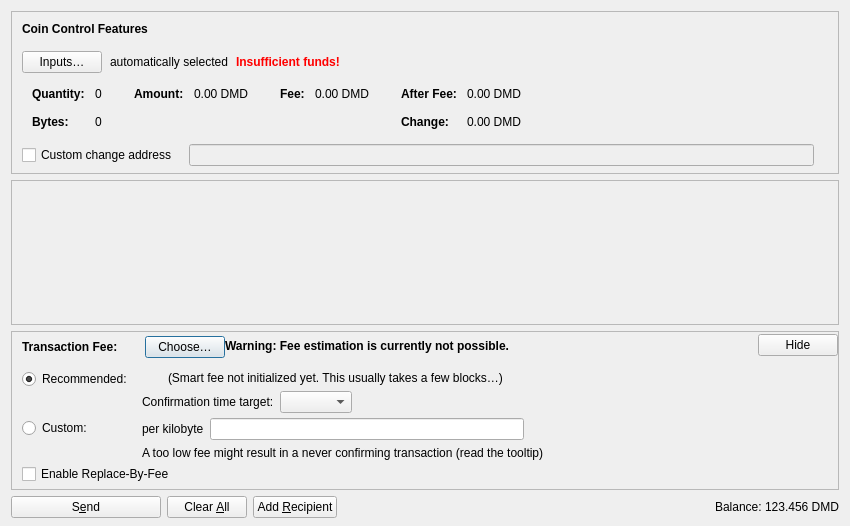
<?xml version="1.0" encoding="UTF-8"?>
<ui version="4.0">
 <class>SendCoinsDialog</class>
 <widget class="QDialog" name="SendCoinsDialog">
  <property name="geometry">
   <rect>
    <x>0</x>
    <y>0</y>
    <width>850</width>
    <height>526</height>
   </rect>
  </property>
  <property name="windowTitle">
   <string>Send Coins</string>
  </property>
  <layout class="QVBoxLayout" name="verticalLayout" stretch="0,1,0,0">
   <property name="bottomMargin">
    <number>8</number>
   </property>
   <item>
    <widget class="QFrame" name="frameCoinControl">
     <property name="sizePolicy">
      <sizepolicy hsizetype="Expanding" vsizetype="Expanding">
       <horstretch>0</horstretch>
       <verstretch>0</verstretch>
      </sizepolicy>
     </property>
     <property name="maximumSize">
      <size>
       <width>16777215</width>
       <height>16777215</height>
      </size>
     </property>
     <property name="frameShape">
      <enum>QFrame::StyledPanel</enum>
     </property>
     <property name="frameShadow">
      <enum>QFrame::Sunken</enum>
     </property>
     <layout class="QVBoxLayout" name="verticalLayoutCoinControl2">
      <property name="spacing">
       <number>0</number>
      </property>
      <property name="leftMargin">
       <number>0</number>
      </property>
      <property name="topMargin">
       <number>0</number>
      </property>
      <property name="rightMargin">
       <number>0</number>
      </property>
      <property name="bottomMargin">
       <number>6</number>
      </property>
      <item>
       <layout class="QVBoxLayout" name="verticalLayoutCoinControl" stretch="0,0,0,0,1">
        <property name="spacing">
         <number>0</number>
        </property>
        <property name="leftMargin">
         <number>10</number>
        </property>
        <property name="topMargin">
         <number>10</number>
        </property>
        <item>
         <layout class="QHBoxLayout" name="horizontalLayoutCoinControl1">
          <property name="bottomMargin">
           <number>15</number>
          </property>
          <item>
           <widget class="QLabel" name="labelCoinControlFeatures">
            <property name="sizePolicy">
             <sizepolicy hsizetype="Preferred" vsizetype="Maximum">
              <horstretch>0</horstretch>
              <verstretch>0</verstretch>
             </sizepolicy>
            </property>
            <property name="font">
             <font>
              <weight>75</weight>
              <bold>true</bold>
             </font>
            </property>
            <property name="styleSheet">
             <string notr="true">font-weight:bold;</string>
            </property>
            <property name="text">
             <string>Coin Control Features</string>
            </property>
           </widget>
          </item>
         </layout>
        </item>
        <item>
         <layout class="QHBoxLayout" name="horizontalLayoutCoinControl2" stretch="0,0,0,0">
          <property name="spacing">
           <number>8</number>
          </property>
          <property name="bottomMargin">
           <number>10</number>
          </property>
          <item>
           <widget class="QPushButton" name="pushButtonCoinControl">
            <property name="styleSheet">
             <string notr="true"/>
            </property>
            <property name="text">
             <string>Inputs…</string>
            </property>
            <property name="autoDefault">
             <bool>false</bool>
            </property>
           </widget>
          </item>
          <item>
           <widget class="QLabel" name="labelCoinControlAutomaticallySelected">
            <property name="text">
             <string>automatically selected</string>
            </property>
            <property name="margin">
             <number>5</number>
            </property>
           </widget>
          </item>
          <item>
           <widget class="QLabel" name="labelCoinControlInsuffFunds">
            <property name="font">
             <font>
              <weight>75</weight>
              <bold>true</bold>
             </font>
            </property>
            <property name="styleSheet">
             <string notr="true">color:red;font-weight:bold;</string>
            </property>
            <property name="text">
             <string>Insufficient funds!</string>
            </property>
            <property name="margin">
             <number>5</number>
            </property>
           </widget>
          </item>
          <item>
           <spacer name="horizontalSpacerCoinControl">
            <property name="orientation">
             <enum>Qt::Horizontal</enum>
            </property>
            <property name="sizeHint" stdset="0">
             <size>
              <width>40</width>
              <height>1</height>
             </size>
            </property>
           </spacer>
          </item>
         </layout>
        </item>
        <item>
         <widget class="QWidget" name="widgetCoinControl" native="true">
          <property name="sizePolicy">
           <sizepolicy hsizetype="Preferred" vsizetype="Preferred">
            <horstretch>0</horstretch>
            <verstretch>0</verstretch>
           </sizepolicy>
          </property>
          <property name="minimumSize">
           <size>
            <width>0</width>
            <height>0</height>
           </size>
          </property>
          <property name="styleSheet">
           <string notr="true"/>
          </property>
          <layout class="QHBoxLayout" name="horizontalLayoutCoinControl5">
           <property name="leftMargin">
            <number>0</number>
           </property>
           <property name="topMargin">
            <number>0</number>
           </property>
           <property name="rightMargin">
            <number>0</number>
           </property>
           <property name="bottomMargin">
            <number>0</number>
           </property>
           <item>
            <layout class="QHBoxLayout" name="horizontalLayoutCoinControl3" stretch="0,0,0,1">
             <property name="spacing">
              <number>20</number>
             </property>
             <property name="topMargin">
              <number>0</number>
             </property>
             <property name="bottomMargin">
              <number>10</number>
             </property>
             <item>
              <layout class="QFormLayout" name="formLayoutCoinControl1">
               <property name="labelAlignment">
                <set>Qt::AlignLeft|Qt::AlignVCenter</set>
               </property>
               <property name="horizontalSpacing">
                <number>10</number>
               </property>
               <property name="verticalSpacing">
                <number>14</number>
               </property>
               <property name="leftMargin">
                <number>10</number>
               </property>
               <property name="topMargin">
                <number>4</number>
               </property>
               <property name="rightMargin">
                <number>6</number>
               </property>
               <item row="0" column="0">
                <widget class="QLabel" name="labelCoinControlQuantityText">
                 <property name="font">
                  <font>
                   <weight>75</weight>
                   <bold>true</bold>
                  </font>
                 </property>
                 <property name="text">
                  <string>Quantity:</string>
                 </property>
                 <property name="margin">
                  <number>0</number>
                 </property>
                </widget>
               </item>
               <item row="0" column="1">
                <widget class="QLabel" name="labelCoinControlQuantity">
                 <property name="cursor">
                  <cursorShape>IBeamCursor</cursorShape>
                 </property>
                 <property name="contextMenuPolicy">
                  <enum>Qt::ActionsContextMenu</enum>
                 </property>
                 <property name="text">
                  <string notr="true">0</string>
                 </property>
                 <property name="margin">
                  <number>0</number>
                 </property>
                 <property name="textInteractionFlags">
                  <set>Qt::LinksAccessibleByMouse|Qt::TextSelectableByKeyboard|Qt::TextSelectableByMouse</set>
                 </property>
                </widget>
               </item>
               <item row="1" column="0">
                <widget class="QLabel" name="labelCoinControlBytesText">
                 <property name="font">
                  <font>
                   <weight>75</weight>
                   <bold>true</bold>
                  </font>
                 </property>
                 <property name="text">
                  <string>Bytes:</string>
                 </property>
                </widget>
               </item>
               <item row="1" column="1">
                <widget class="QLabel" name="labelCoinControlBytes">
                 <property name="cursor">
                  <cursorShape>IBeamCursor</cursorShape>
                 </property>
                 <property name="contextMenuPolicy">
                  <enum>Qt::ActionsContextMenu</enum>
                 </property>
                 <property name="text">
                  <string notr="true">0</string>
                 </property>
                 <property name="textInteractionFlags">
                  <set>Qt::LinksAccessibleByMouse|Qt::TextSelectableByKeyboard|Qt::TextSelectableByMouse</set>
                 </property>
                </widget>
               </item>
              </layout>
             </item>
             <item>
              <layout class="QFormLayout" name="formLayoutCoinControl2">
               <property name="horizontalSpacing">
                <number>10</number>
               </property>
               <property name="verticalSpacing">
                <number>14</number>
               </property>
               <property name="leftMargin">
                <number>6</number>
               </property>
               <property name="topMargin">
                <number>4</number>
               </property>
               <property name="rightMargin">
                <number>6</number>
               </property>
               <item row="0" column="0">
                <widget class="QLabel" name="labelCoinControlAmountText">
                 <property name="font">
                  <font>
                   <weight>75</weight>
                   <bold>true</bold>
                  </font>
                 </property>
                 <property name="text">
                  <string>Amount:</string>
                 </property>
                 <property name="margin">
                  <number>0</number>
                 </property>
                </widget>
               </item>
               <item row="0" column="1">
                <widget class="QLabel" name="labelCoinControlAmount">
                 <property name="cursor">
                  <cursorShape>IBeamCursor</cursorShape>
                 </property>
                 <property name="contextMenuPolicy">
                  <enum>Qt::ActionsContextMenu</enum>
                 </property>
                 <property name="text">
                  <string notr="true">0.00 DMD</string>
                 </property>
                 <property name="textInteractionFlags">
                  <set>Qt::LinksAccessibleByMouse|Qt::TextSelectableByKeyboard|Qt::TextSelectableByMouse</set>
                 </property>
                </widget>
               </item>
              </layout>
             </item>
             <item>
              <layout class="QFormLayout" name="formLayoutCoinControl3">
               <property name="horizontalSpacing">
                <number>10</number>
               </property>
               <property name="verticalSpacing">
                <number>14</number>
               </property>
               <property name="leftMargin">
                <number>6</number>
               </property>
               <property name="topMargin">
                <number>4</number>
               </property>
               <property name="rightMargin">
                <number>6</number>
               </property>
               <item row="0" column="0">
                <widget class="QLabel" name="labelCoinControlFeeText">
                 <property name="font">
                  <font>
                   <weight>75</weight>
                   <bold>true</bold>
                  </font>
                 </property>
                 <property name="text">
                  <string>Fee:</string>
                 </property>
                 <property name="margin">
                  <number>0</number>
                 </property>
                </widget>
               </item>
               <item row="0" column="1">
                <widget class="QLabel" name="labelCoinControlFee">
                 <property name="cursor">
                  <cursorShape>IBeamCursor</cursorShape>
                 </property>
                 <property name="contextMenuPolicy">
                  <enum>Qt::ActionsContextMenu</enum>
                 </property>
                 <property name="text">
                  <string notr="true">0.00 DMD</string>
                 </property>
                 <property name="textInteractionFlags">
                  <set>Qt::LinksAccessibleByMouse|Qt::TextSelectableByKeyboard|Qt::TextSelectableByMouse</set>
                 </property>
                </widget>
               </item>
              </layout>
             </item>
             <item>
              <layout class="QFormLayout" name="formLayoutCoinControl4">
               <property name="labelAlignment">
                <set>Qt::AlignLeft|Qt::AlignVCenter</set>
               </property>
               <property name="horizontalSpacing">
                <number>10</number>
               </property>
               <property name="verticalSpacing">
                <number>14</number>
               </property>
               <property name="leftMargin">
                <number>6</number>
               </property>
               <property name="topMargin">
                <number>4</number>
               </property>
               <property name="rightMargin">
                <number>6</number>
               </property>
               <item row="0" column="0">
                <widget class="QLabel" name="labelCoinControlAfterFeeText">
                 <property name="font">
                  <font>
                   <weight>75</weight>
                   <bold>true</bold>
                  </font>
                 </property>
                 <property name="text">
                  <string>After Fee:</string>
                 </property>
                 <property name="margin">
                  <number>0</number>
                 </property>
                </widget>
               </item>
               <item row="0" column="1">
                <widget class="QLabel" name="labelCoinControlAfterFee">
                 <property name="cursor">
                  <cursorShape>IBeamCursor</cursorShape>
                 </property>
                 <property name="contextMenuPolicy">
                  <enum>Qt::ActionsContextMenu</enum>
                 </property>
                 <property name="text">
                  <string notr="true">0.00 DMD</string>
                 </property>
                 <property name="textInteractionFlags">
                  <set>Qt::LinksAccessibleByMouse|Qt::TextSelectableByKeyboard|Qt::TextSelectableByMouse</set>
                 </property>
                </widget>
               </item>
               <item row="1" column="0">
                <widget class="QLabel" name="labelCoinControlChangeText">
                 <property name="font">
                  <font>
                   <weight>75</weight>
                   <bold>true</bold>
                  </font>
                 </property>
                 <property name="text">
                  <string>Change:</string>
                 </property>
                </widget>
               </item>
               <item row="1" column="1">
                <widget class="QLabel" name="labelCoinControlChange">
                 <property name="cursor">
                  <cursorShape>IBeamCursor</cursorShape>
                 </property>
                 <property name="contextMenuPolicy">
                  <enum>Qt::ActionsContextMenu</enum>
                 </property>
                 <property name="text">
                  <string notr="true">0.00 DMD</string>
                 </property>
                 <property name="textInteractionFlags">
                  <set>Qt::LinksAccessibleByMouse|Qt::TextSelectableByKeyboard|Qt::TextSelectableByMouse</set>
                 </property>
                </widget>
               </item>
              </layout>
             </item>
            </layout>
           </item>
          </layout>
         </widget>
        </item>
        <item>
         <layout class="QHBoxLayout" name="horizontalLayoutCoinControl4" stretch="0,0,0">
          <property name="spacing">
           <number>12</number>
          </property>
          <property name="sizeConstraint">
           <enum>QLayout::SetDefaultConstraint</enum>
          </property>
          <property name="topMargin">
           <number>5</number>
          </property>
          <property name="rightMargin">
           <number>5</number>
          </property>
          <item>
           <widget class="QCheckBox" name="checkBoxCoinControlChange">
            <property name="toolTip">
             <string>If this is activated, but the change address is empty or invalid, change will be sent to a newly generated address.</string>
            </property>
            <property name="text">
             <string>Custom change address</string>
            </property>
           </widget>
          </item>
          <item>
           <widget class="QValidatedLineEdit" name="lineEditCoinControlChange">
            <property name="enabled">
             <bool>false</bool>
            </property>
            <property name="sizePolicy">
             <sizepolicy hsizetype="Expanding" vsizetype="Fixed">
              <horstretch>0</horstretch>
              <verstretch>0</verstretch>
             </sizepolicy>
            </property>
           </widget>
          </item>
          <item>
           <widget class="QLabel" name="labelCoinControlChangeLabel">
            <property name="sizePolicy">
             <sizepolicy hsizetype="Preferred" vsizetype="Expanding">
              <horstretch>0</horstretch>
              <verstretch>0</verstretch>
             </sizepolicy>
            </property>
            <property name="minimumSize">
             <size>
              <width>0</width>
              <height>0</height>
             </size>
            </property>
            <property name="text">
             <string/>
            </property>
            <property name="margin">
             <number>3</number>
            </property>
           </widget>
          </item>
         </layout>
        </item>
        <item>
         <spacer name="verticalSpacerCoinControl">
          <property name="orientation">
           <enum>Qt::Vertical</enum>
          </property>
          <property name="sizeHint" stdset="0">
           <size>
            <width>800</width>
            <height>1</height>
           </size>
          </property>
         </spacer>
        </item>
       </layout>
      </item>
     </layout>
    </widget>
   </item>
   <item>
    <widget class="QScrollArea" name="scrollArea">
     <property name="widgetResizable">
      <bool>true</bool>
     </property>
     <widget class="QWidget" name="scrollAreaWidgetContents">
      <property name="geometry">
       <rect>
        <x>0</x>
        <y>0</y>
        <width>830</width>
        <height>104</height>
       </rect>
      </property>
      <layout class="QVBoxLayout" name="verticalLayout_2" stretch="0,1">
       <property name="leftMargin">
        <number>0</number>
       </property>
       <property name="topMargin">
        <number>0</number>
       </property>
       <property name="rightMargin">
        <number>0</number>
       </property>
       <property name="bottomMargin">
        <number>0</number>
       </property>
       <item>
        <layout class="QVBoxLayout" name="entries">
         <property name="spacing">
          <number>6</number>
         </property>
        </layout>
       </item>
       <item>
        <spacer name="verticalSpacer">
         <property name="orientation">
          <enum>Qt::Vertical</enum>
         </property>
         <property name="sizeHint" stdset="0">
          <size>
           <width>20</width>
           <height>40</height>
          </size>
         </property>
        </spacer>
       </item>
      </layout>
     </widget>
    </widget>
   </item>
   <item>
    <widget class="QFrame" name="frameFee">
     <property name="sizePolicy">
      <sizepolicy hsizetype="Expanding" vsizetype="Expanding">
       <horstretch>0</horstretch>
       <verstretch>0</verstretch>
      </sizepolicy>
     </property>
     <property name="maximumSize">
      <size>
       <width>16777215</width>
       <height>16777215</height>
      </size>
     </property>
     <property name="frameShape">
      <enum>QFrame::StyledPanel</enum>
     </property>
     <property name="frameShadow">
      <enum>QFrame::Sunken</enum>
     </property>
     <layout class="QVBoxLayout" name="verticalLayoutFee1">
      <property name="spacing">
       <number>0</number>
      </property>
      <property name="leftMargin">
       <number>0</number>
      </property>
      <property name="topMargin">
       <number>0</number>
      </property>
      <property name="rightMargin">
       <number>0</number>
      </property>
      <property name="bottomMargin">
       <number>0</number>
      </property>
      <item>
       <layout class="QVBoxLayout" name="verticalLayoutFee2" stretch="0,0,0">
        <property name="spacing">
         <number>0</number>
        </property>
        <property name="leftMargin">
         <number>10</number>
        </property>
        <property name="topMargin">
         <number>0</number>
        </property>
        <item>
         <layout class="QHBoxLayout" name="horizontalLayoutFee1">
          <property name="bottomMargin">
           <number>0</number>
          </property>
          <item>
           <layout class="QVBoxLayout" name="verticalLayoutFee7">
            <property name="spacing">
             <number>0</number>
            </property>
            <item>
             <spacer name="verticalSpacerSmartFee">
              <property name="orientation">
               <enum>Qt::Vertical</enum>
              </property>
              <property name="sizeType">
               <enum>QSizePolicy::Fixed</enum>
              </property>
              <property name="sizeHint" stdset="0">
               <size>
                <width>1</width>
                <height>4</height>
               </size>
              </property>
             </spacer>
            </item>
            <item>
             <layout class="QHBoxLayout" name="horizontalLayoutSmartFee">
              <property name="spacing">
               <number>10</number>
              </property>
              <item>
               <widget class="QLabel" name="labelFeeHeadline">
                <property name="sizePolicy">
                 <sizepolicy hsizetype="Preferred" vsizetype="Maximum">
                  <horstretch>0</horstretch>
                  <verstretch>0</verstretch>
                 </sizepolicy>
                </property>
                <property name="font">
                 <font>
                  <weight>75</weight>
                  <bold>true</bold>
                 </font>
                </property>
                <property name="styleSheet">
                 <string notr="true">font-weight:bold;</string>
                </property>
                <property name="text">
                 <string>Transaction Fee:</string>
                </property>
               </widget>
              </item>
              <item>
               <widget class="QLabel" name="labelFeeMinimized">
                <property name="text">
                 <string/>
                </property>
               </widget>
              </item>
              <item>
               <widget class="QPushButton" name="buttonChooseFee">
                <property name="text">
                 <string>Choose…</string>
                </property>
               </widget>
              </item>
             </layout>
            </item>
            <item>
             <spacer name="verticalSpacer_5">
              <property name="orientation">
               <enum>Qt::Vertical</enum>
              </property>
              <property name="sizeHint" stdset="0">
               <size>
                <width>1</width>
                <height>1</height>
               </size>
              </property>
             </spacer>
            </item>
           </layout>
          </item>
          <item>
           <widget class="QLabel" name="fallbackFeeWarningLabel">
            <property name="toolTip">
             <string>Using the fallbackfee can result in sending a transaction that will take several hours or days (or never) to confirm. Consider choosing your fee manually or wait until you have validated the complete chain.</string>
            </property>
            <property name="font">
            <font>
                <weight>75</weight>
                <bold>true</bold>
            </font>
            </property>
            <property name="text">
             <string>Warning: Fee estimation is currently not possible.</string>
            </property>
            <property name="wordWrap">
             <bool>false</bool>
            </property>
           </widget>
          </item>
          <item>
           <spacer name="horizontalSpacer_4">
            <property name="orientation">
             <enum>Qt::Horizontal</enum>
            </property>
            <property name="sizeType">
             <enum>QSizePolicy::MinimumExpanding</enum>
            </property>
            <property name="sizeHint" stdset="0">
             <size>
              <width>40</width>
              <height>20</height>
             </size>
            </property>
           </spacer>
          </item>
          <item>
           <widget class="QPushButton" name="buttonMinimizeFee">
            <property name="toolTip">
             <string>Hide transaction fee settings</string>
            </property>
            <property name="text">
             <string>Hide</string>
            </property>
           </widget>
          </item>
         </layout>
        </item>
        <item>
         <widget class="QFrame" name="frameFeeSelection">
          <layout class="QVBoxLayout" name="verticalLayoutFee12">
           <property name="spacing">
            <number>0</number>
           </property>
           <property name="leftMargin">
            <number>0</number>
           </property>
           <property name="topMargin">
            <number>0</number>
           </property>
           <property name="rightMargin">
            <number>0</number>
           </property>
           <property name="bottomMargin">
            <number>0</number>
           </property>
           <item>
            <layout class="QGridLayout" name="gridLayoutFee">
             <property name="topMargin">
              <number>10</number>
             </property>
             <property name="bottomMargin">
              <number>4</number>
             </property>
             <property name="horizontalSpacing">
              <number>10</number>
             </property>
             <property name="verticalSpacing">
              <number>4</number>
             </property>
             <item row="1" column="1">
              <layout class="QVBoxLayout" name="verticalLayoutFee8">
               <property name="spacing">
                <number>6</number>
               </property>
               <item>
                <layout class="QHBoxLayout" name="horizontalLayoutFee13">
                 <item>
                  <widget class="QLabel" name="labelCustomPerKilobyte">
                   <property name="toolTip">
                    <string>Specify a custom fee per kB (1,000 bytes) of the transaction's virtual size.

Note:  Since the fee is calculated on a per-byte basis, a fee rate of "100 satoshis per kvB" for a transaction size of 500 virtual bytes (half of 1 kvB) would ultimately yield a fee of only 50 satoshis.</string>
                   </property>
                   <property name="text">
                    <string>per kilobyte</string>
                   </property>
                  </widget>
                 </item>
                 <item>
                  <widget class="DebitMyDataAmountField" name="customFee"/>
                 </item>
                 <item>
                  <spacer name="horizontalSpacer_6">
                   <property name="orientation">
                    <enum>Qt::Horizontal</enum>
                   </property>
                   <property name="sizeHint" stdset="0">
                    <size>
                     <width>1</width>
                     <height>1</height>
                    </size>
                   </property>
                  </spacer>
                 </item>
                </layout>
               </item>
               <item>
                <layout class="QHBoxLayout" name="horizontalLayoutFee8">
                 <item>
                  <widget class="QLabel" name="labelCustomFeeWarning">
                   <property name="enabled">
                    <bool>true</bool>
                   </property>
                   <property name="toolTip">
                    <string>When there is less transaction volume than space in the blocks, miners as well as relaying nodes may enforce a minimum fee. Paying only this minimum fee is just fine, but be aware that this can result in a never confirming transaction once there is more demand for debitmydata transactions than the network can process.</string>
                   </property>
                   <property name="text">
                    <string>A too low fee might result in a never confirming transaction (read the tooltip)</string>
                   </property>
                  </widget>
                 </item>
                 <item>
                  <spacer name="horizontalSpacer_2">
                   <property name="orientation">
                    <enum>Qt::Horizontal</enum>
                   </property>
                   <property name="sizeHint" stdset="0">
                    <size>
                     <width>1</width>
                     <height>1</height>
                    </size>
                   </property>
                  </spacer>
                 </item>
                </layout>
               </item>
              </layout>
             </item>
             <item row="0" column="0">
              <layout class="QVBoxLayout" name="verticalLayoutFee4" stretch="0,1">
               <item>
                <widget class="QRadioButton" name="radioSmartFee">
                 <property name="text">
                  <string>Recommended:</string>
                 </property>
                 <property name="checked">
                  <bool>true</bool>
                 </property>
                 <attribute name="buttonGroup">
                  <string notr="true">groupFee</string>
                 </attribute>
                </widget>
               </item>
               <item>
                <spacer name="verticalSpacer_2">
                 <property name="orientation">
                  <enum>Qt::Vertical</enum>
                 </property>
                 <property name="sizeHint" stdset="0">
                  <size>
                   <width>1</width>
                   <height>1</height>
                  </size>
                 </property>
                </spacer>
               </item>
              </layout>
             </item>
             <item row="1" column="0">
              <layout class="QVBoxLayout" name="verticalLayoutFee9" stretch="0,1">
               <item>
                <widget class="QRadioButton" name="radioCustomFee">
                 <property name="text">
                  <string>Custom:</string>
                 </property>
                 <attribute name="buttonGroup">
                  <string notr="true">groupFee</string>
                 </attribute>
                </widget>
               </item>
               <item>
                <spacer name="verticalSpacer_6">
                 <property name="orientation">
                  <enum>Qt::Vertical</enum>
                 </property>
                 <property name="sizeHint" stdset="0">
                  <size>
                   <width>1</width>
                   <height>1</height>
                  </size>
                 </property>
                </spacer>
               </item>
              </layout>
             </item>
             <item row="0" column="1">
              <layout class="QVBoxLayout" name="verticalLayoutFee3" stretch="0,0,1">
               <property name="spacing">
                <number>6</number>
               </property>
               <property name="topMargin">
                <number>2</number>
               </property>
               <item>
                <layout class="QHBoxLayout" name="horizontalLayoutFee12">
                 <item>
                  <widget class="QLabel" name="labelSmartFee">
                   <property name="text">
                    <string/>
                   </property>
                  </widget>
                 </item>
                 <item>
                  <widget class="QLabel" name="labelFeeEstimation">
                   <property name="text">
                    <string/>
                   </property>
                  </widget>
                 </item>
                 <item>
                  <widget class="QLabel" name="labelSmartFee2">
                   <property name="text">
                    <string>(Smart fee not initialized yet. This usually takes a few blocks…)</string>
                   </property>
                  </widget>
                 </item>
                 <item>
                  <spacer name="horizontalSpacer_5">
                   <property name="orientation">
                    <enum>Qt::Horizontal</enum>
                   </property>
                   <property name="sizeHint" stdset="0">
                    <size>
                     <width>1</width>
                     <height>1</height>
                    </size>
                   </property>
                  </spacer>
                 </item>
                </layout>
               </item>
               <item>
                <layout class="QHBoxLayout" name="horizontalLayoutFee9">
                 <item>
                  <layout class="QVBoxLayout" name="verticalLayoutFee6">
                   <item>
                    <widget class="QLabel" name="labelSmartFee3">
                     <property name="text">
                      <string>Confirmation time target:</string>
                     </property>
                    </widget>
                   </item>
                  </layout>
                 </item>
                 <item>
                  <layout class="QVBoxLayout" name="verticalLayoutFee5">
                   <property name="rightMargin">
                    <number>30</number>
                   </property>
                   <item>
                    <layout class="QHBoxLayout" name="horizontalLayoutConfTarget">
                     <property name="bottomMargin">
                      <number>0</number>
                     </property>
                     <item>
                      <widget class="QComboBox" name="confTargetSelector"/>
                     </item>
                     <item>
                      <spacer name="horizontalSpacerConfTarget">
                       <property name="orientation">
                        <enum>Qt::Horizontal</enum>
                       </property>
                       <property name="sizeHint" stdset="0">
                        <size>
                         <width>40</width>
                         <height>20</height>
                        </size>
                       </property>
                      </spacer>
                     </item>
                    </layout>
                   </item>
                  </layout>
                 </item>
                </layout>
               </item>
               <item>
                <spacer name="verticalSpacer_4">
                 <property name="orientation">
                  <enum>Qt::Vertical</enum>
                 </property>
                 <property name="sizeHint" stdset="0">
                  <size>
                   <width>1</width>
                   <height>1</height>
                  </size>
                 </property>
                </spacer>
               </item>
              </layout>
             </item>
            </layout>
           </item>
           <item>
            <widget class="QCheckBox" name="optInRBF">
             <property name="text">
              <string>Enable Replace-By-Fee</string>
             </property>
             <property name="toolTip">
              <string>With Replace-By-Fee (BIP-125) you can increase a transaction's fee after it is sent. Without this, a higher fee may be recommended to compensate for increased transaction delay risk.</string>
             </property>
            </widget>
           </item>
          </layout>
         </widget>
        </item>
        <item>
         <spacer name="verticalSpacerFee">
          <property name="orientation">
           <enum>Qt::Vertical</enum>
          </property>
          <property name="sizeHint" stdset="0">
           <size>
            <width>40</width>
            <height>5</height>
           </size>
          </property>
         </spacer>
        </item>
       </layout>
      </item>
     </layout>
    </widget>
   </item>
   <item>
    <layout class="QHBoxLayout" name="horizontalLayout">
     <item>
      <widget class="QPushButton" name="sendButton">
       <property name="minimumSize">
        <size>
         <width>150</width>
         <height>0</height>
        </size>
       </property>
       <property name="toolTip">
        <string>Confirm the send action</string>
       </property>
       <property name="text">
        <string>S&amp;end</string>
       </property>
       <property name="icon">
        <iconset resource="../debitmydata.qrc">
         <normaloff>:/icons/send</normaloff>:/icons/send</iconset>
       </property>
       <property name="autoDefault">
        <bool>false</bool>
       </property>
       <property name="default">
        <bool>false</bool>
       </property>
      </widget>
     </item>
     <item>
      <widget class="QPushButton" name="clearButton">
       <property name="sizePolicy">
        <sizepolicy hsizetype="Minimum" vsizetype="Fixed">
         <horstretch>0</horstretch>
         <verstretch>0</verstretch>
        </sizepolicy>
       </property>
       <property name="toolTip">
        <string>Clear all fields of the form.</string>
       </property>
       <property name="text">
        <string>Clear &amp;All</string>
       </property>
       <property name="icon">
        <iconset resource="../debitmydata.qrc">
         <normaloff>:/icons/remove</normaloff>:/icons/remove</iconset>
       </property>
       <property name="autoDefault">
        <bool>false</bool>
       </property>
      </widget>
     </item>
     <item>
      <widget class="QPushButton" name="addButton">
       <property name="toolTip">
        <string>Send to multiple recipients at once</string>
       </property>
       <property name="text">
        <string>Add &amp;Recipient</string>
       </property>
       <property name="icon">
        <iconset resource="../debitmydata.qrc">
         <normaloff>:/icons/add</normaloff>:/icons/add</iconset>
       </property>
       <property name="autoDefault">
        <bool>false</bool>
       </property>
      </widget>
     </item>
     <item>
      <spacer name="horizontalSpacer">
       <property name="orientation">
        <enum>Qt::Horizontal</enum>
       </property>
       <property name="sizeHint" stdset="0">
        <size>
         <width>40</width>
         <height>20</height>
        </size>
       </property>
      </spacer>
     </item>
     <item>
      <layout class="QHBoxLayout" name="horizontalLayout_2">
       <property name="spacing">
        <number>3</number>
       </property>
       <item>
        <widget class="QLabel" name="labelBalanceName">
         <property name="sizePolicy">
          <sizepolicy hsizetype="Preferred" vsizetype="Fixed">
           <horstretch>0</horstretch>
           <verstretch>0</verstretch>
          </sizepolicy>
         </property>
         <property name="text">
          <string>Balance:</string>
         </property>
        </widget>
       </item>
       <item>
        <widget class="QLabel" name="labelBalance">
         <property name="sizePolicy">
          <sizepolicy hsizetype="Preferred" vsizetype="Fixed">
           <horstretch>0</horstretch>
           <verstretch>0</verstretch>
          </sizepolicy>
         </property>
         <property name="cursor">
          <cursorShape>IBeamCursor</cursorShape>
         </property>
         <property name="text">
          <string notr="true">123.456 DMD</string>
         </property>
         <property name="textInteractionFlags">
          <set>Qt::LinksAccessibleByMouse|Qt::TextSelectableByKeyboard|Qt::TextSelectableByMouse</set>
         </property>
        </widget>
       </item>
      </layout>
     </item>
    </layout>
   </item>
  </layout>
 </widget>
 <customwidgets>
  <customwidget>
   <class>QValidatedLineEdit</class>
   <extends>QLineEdit</extends>
   <header>qt/qvalidatedlineedit.h</header>
  </customwidget>
  <customwidget>
   <class>DebitMyDataAmountField</class>
   <extends>QLineEdit</extends>
   <header>qt/debitmydataamountfield.h</header>
   <container>1</container>
  </customwidget>
 </customwidgets>
 <resources>
  <include location="../debitmydata.qrc"/>
 </resources>
 <connections/>
 <buttongroups>
  <buttongroup name="groupFee"/>
 </buttongroups>
</ui>
